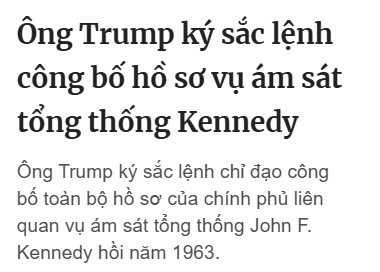
#> input picture img/viet.png, 380 x 272 px, found by its file name
$ python '7. PyTesseract.py'
#> lines starting #> are read from the running program, lines starting #| are printed output that depends on the picture; after the words box and inside, x2 and y2 are one past the last pixel; in counts of white or black regions, pixels touching at a corner belong together
#https://github.com/tesseract-ocr/tessdata/blob/main/vie.traineddata
from pytesseract import image_to_string
from PIL import Image, ImageOps
image = Image.open(r"./img/viet.png" )
#> image is the input picture: PIL image 380x272 RGBA; mean R, G, B, A 231.7, 231.7, 231.7, 255
# Chuyển đổi sang grayscale và xử lý threshold
image = ImageOps.grayscale(image)
#> image: PIL image 380x272 L
image = image.point(lambda x: 0 if x < 128 else 255, '1')
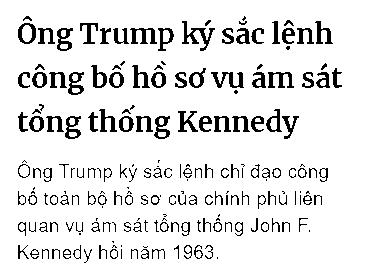
#> image: PIL image 380x272 1; 89.8% white; 199 black regions (56 under 20 px), largest, box (x1, y1, x2, y2) and area: (182, 21, 215, 51) 298, (211, 72, 244, 88) 242, (130, 28, 157, 44) 226
#> (the run stopped early here; a loop or call above may not have finished)

$ run again, with img/skew.png copied over img/viet.png
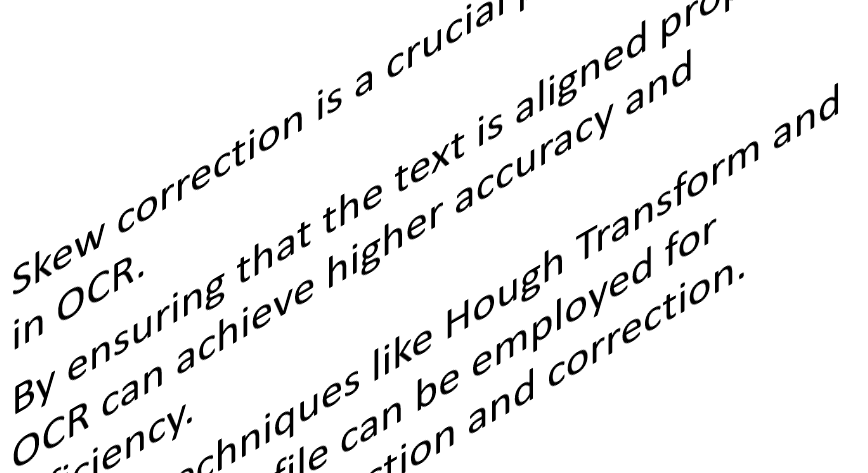
#> input picture img/skew.png, 868 x 473 px, found by its file name
#> image is the input picture: PIL image 868x473 RGBA; mean R, G, B, A 238, 238, 238, 255
#> `image = image.point(lambda x: 0 if x < 128 else 255, '1')`:
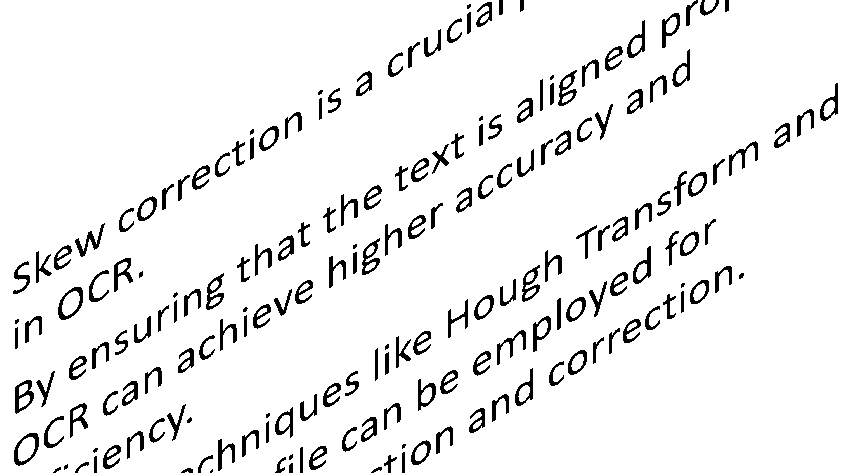
#> image: PIL image 868x473 1; 93.5% white; 189 black regions (17 under 20 px), largest, box (x1, y1, x2, y2) and area: (15, 380, 34, 414) 289, (14, 433, 39, 466) 275, (58, 287, 83, 320) 274
